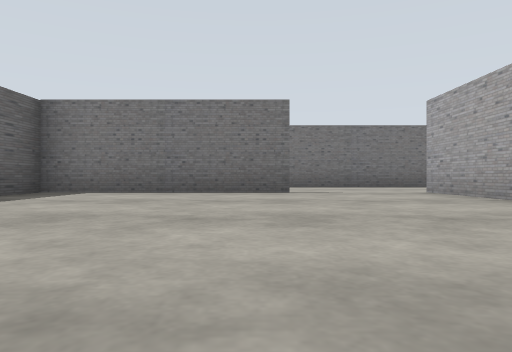
view 1 (above)

24 first-person views from a walk through a robot-simulator world made for Gazebo. The camera is 0.5 m above the floor, looks level and sees 70° across. The floor is counted in squares, 2 m on a side. Each view is taken from the middle of a square. On the plan, view 1 faces up. The plan holds only what a view shows up to about 9 squares ahead; the rest is blank.

view 2
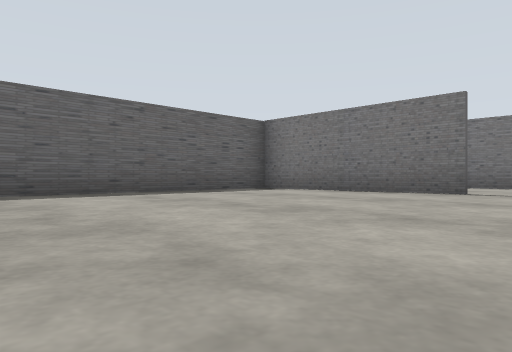

view 3
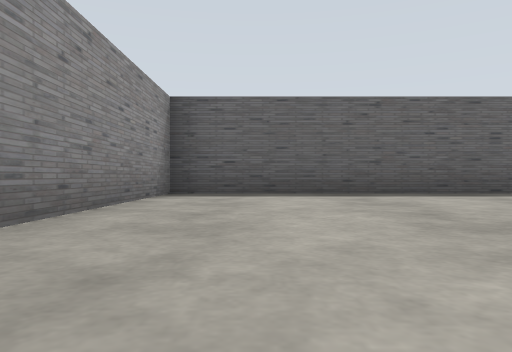

view 4
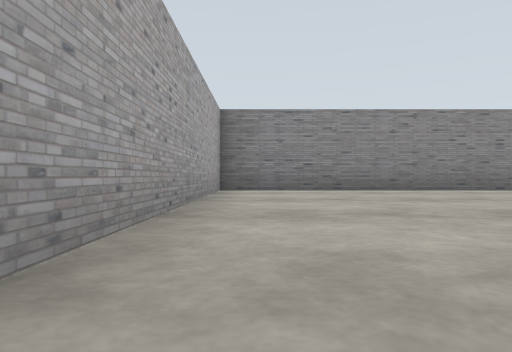

view 5
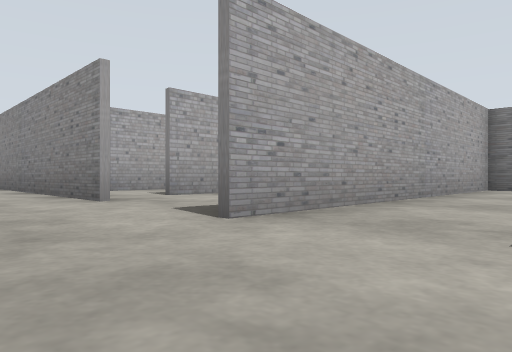

view 6
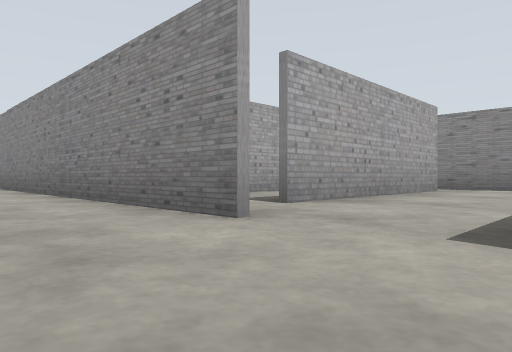

view 7
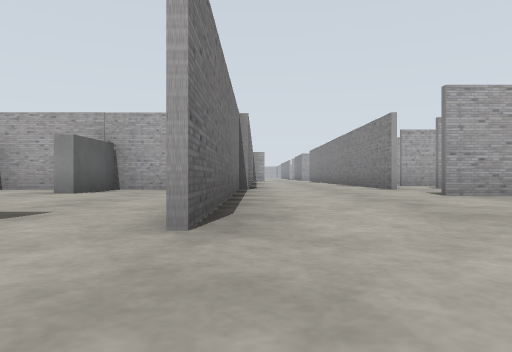

view 8
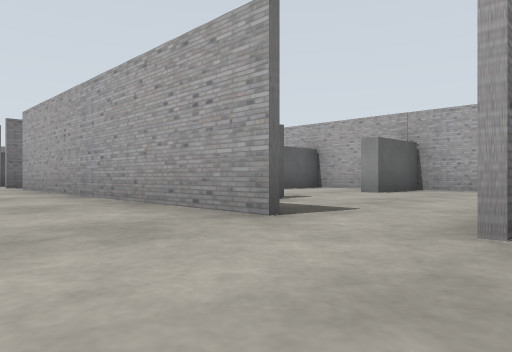

view 9
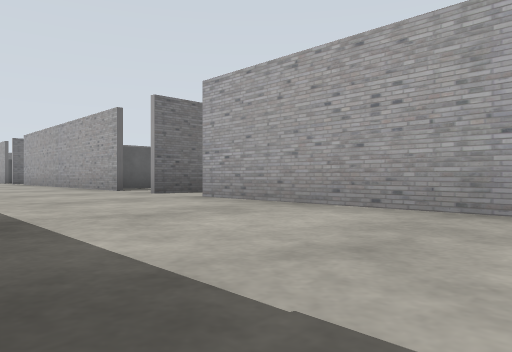

view 10
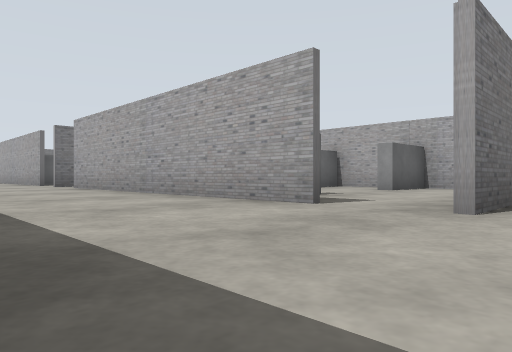

view 11
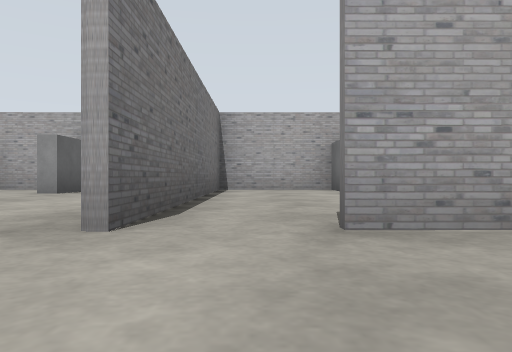

view 12
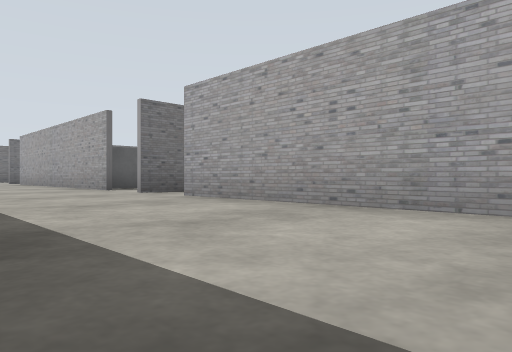

view 13
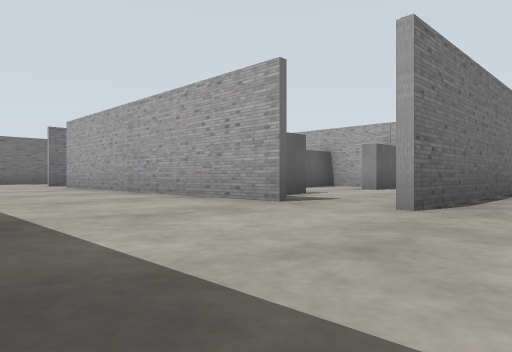

view 14
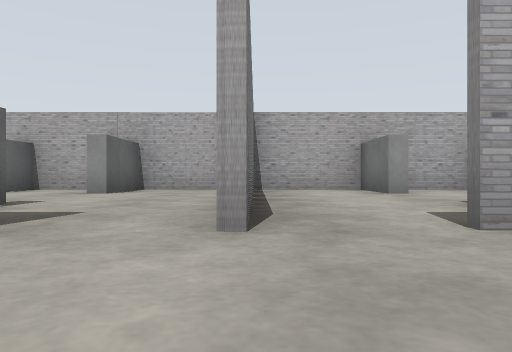

view 15
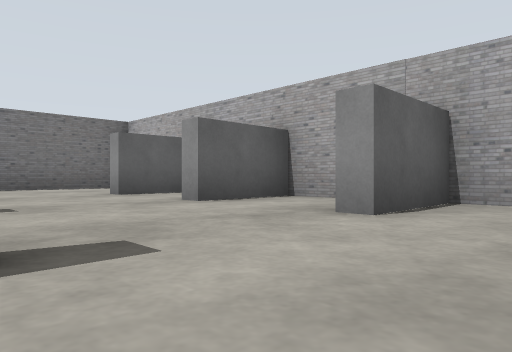

view 16
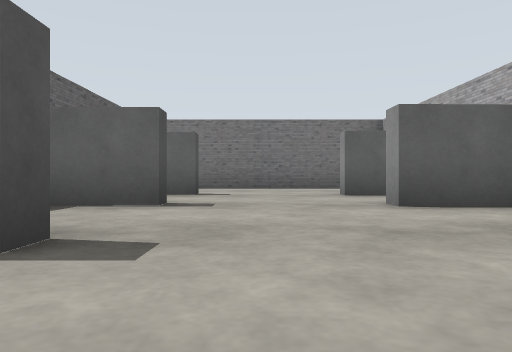

view 17
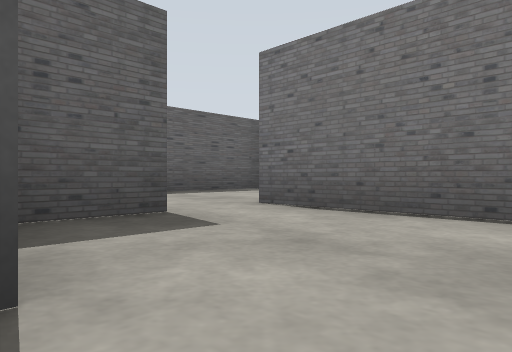

view 18
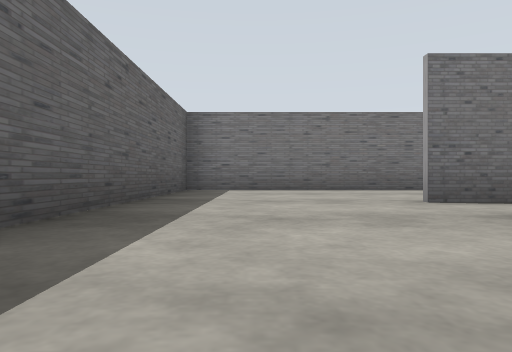

view 19
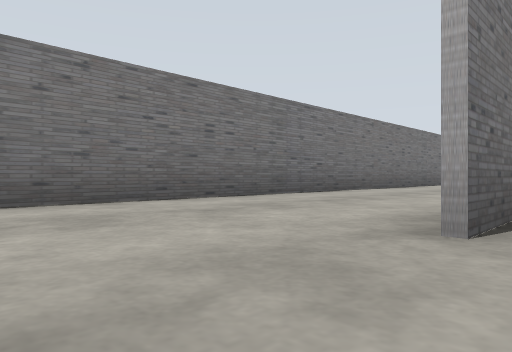

view 20
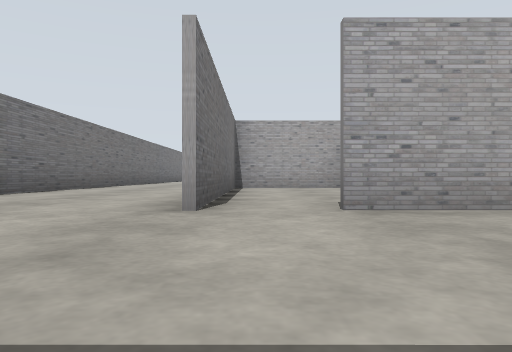

view 21
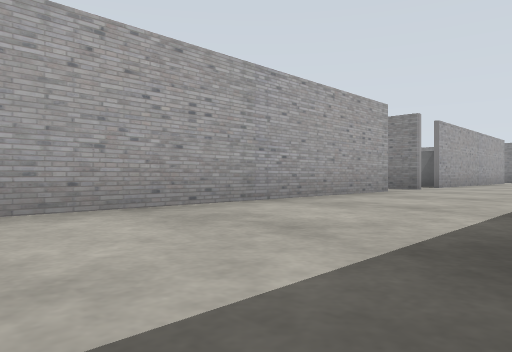

view 22
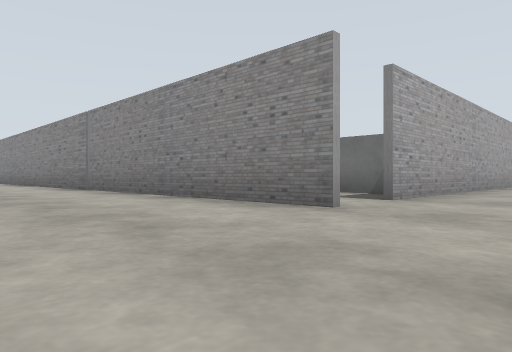

view 23
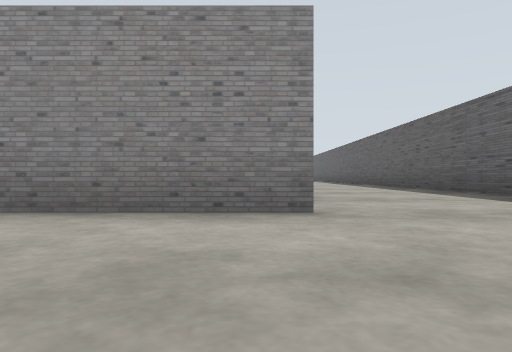

view 24
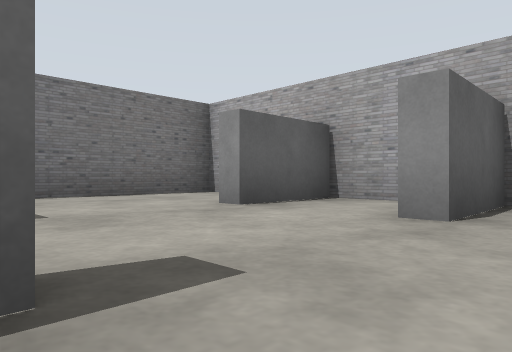

### Floor plan
Points are (right, up) in squares from view 1. A wall is a line through its corners. A room is listed if a view was taken in it or the views show most of it. See-through windows are left out.
Room 1 (views 1, 2, 3, 4, 5, 6)
walls: (0.6, 5.5) (-3.2, 5.5) (-3.3, -0.2) (2.6, -0.2) (2.6, 5.7); (3.4, 8.3) (-0.4, 8.3)
ways out: opening at (0, 7) to room 2; opening at (3, 6.5)
Room 2 (views 7, 8, 9, 10, 11, 12, 13, 14, 18, 19, 20, 21, 22, 23, 24)
walls: (3.5, 25) (-0.4, 25); (-0.5, 25.2) (0.2, 25.2); (-0.3, 27.3) (-0.3, 32.5); (4.6, 18.2) (4.6, 25.1); (-0.3, 17.8) (-0.3, 24); (-0.5, 33.5) (8.2, 33.5); (4.6, 9.6) (4.6, 16.7) (-0.4, 16.7); (-0.3, 9.5) (-0.3, 15.6); (7.2, 36.5) (-3.2, 36.5) (-3.2, 27)
ways out: opening at (0, 7) to room 1; opening at (0, 26.5) to room 3; gap at (0, 18); gap at (0, 24)
objects: grey box (0, 11) to (1, 11); grey box (0, 13) to (1, 13); grey box (0, 19) to (1, 19); grey box (0, 23) to (1, 23); grey box (0, 27) to (1, 27); grey box (0, 31) to (1, 31); grey box (3, 19) to (4, 19); grey box (3, 21) to (4, 21); grey box (3, 23) to (4, 23); grey box (4, 11); grey box (4, 13); grey box (4, 14)
Room 3 (views 15, 16, 17)
walls: (4.6, 31.2) (4.6, 33.4) (-0.5, 33.4); (-0.2, 32.5) (-0.2, 31.5); (4.6, 25.6) (4.6, 29.5)
ways out: opening at (0, 26.5) to room 2
objects: grey box (1, 29); grey box (4, 27); grey box (4, 29); grey box (4, 31)

Where each view was taken, in squares from view 1:
view 1: 0 up, 0 right, facing up
view 2: 0 up, 2 right, facing up-left
view 3: 1 up, 2 right, facing left
view 4: 6 up, 2 right, facing down
view 5: 7 up, 1 right, facing down-right
view 6: 7 up, 3 right, facing down-right
view 7: 8 up, 2 left, facing right
view 8: 8 up, 2 left, facing up-right
view 9: 12 up, 3 left, facing up-right
view 10: 16 up, 3 left, facing up-right
view 11: 16 up, 2 left, facing right
view 12: 20 up, 3 left, facing up-right
view 13: 24 up, 3 left, facing up-right
view 14: 25 up, 2 left, facing right
view 15: 26 up, 1 right, facing up-right
view 16: 26 up, 2 right, facing up
view 17: 31 up, 2 right, facing up-left
view 18: 30 up, 2 left, facing up
view 19: 33 up, 2 left, facing up-right
view 20: 33 up, 3 left, facing right
view 21: 32 up, 3 left, facing down-right
view 22: 36 up, 2 left, facing down-right
view 23: 36 up, 0 right, facing down
view 24: 12 up, 1 right, facing up-right
